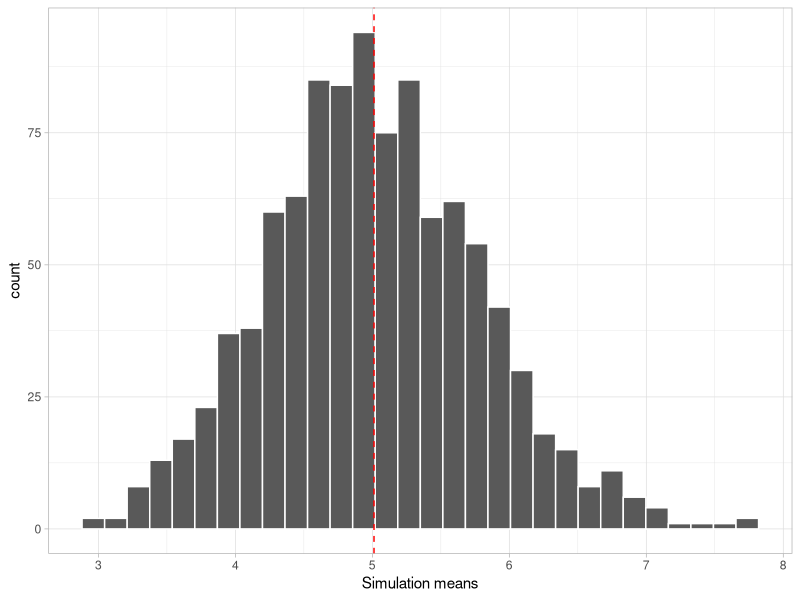
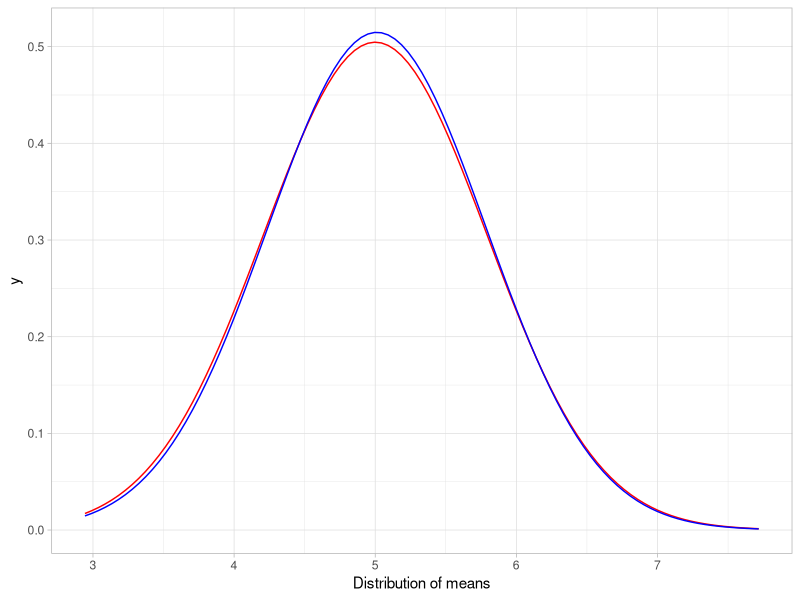

Here is the R script that generated these plots, in order:
## ---- chunk 1
library(ggplot2)
library(dplyr)

set.seed(123)

n = 40
  
lambda = 0.2

#Processing 1000 rexp
dist = replicate(1000, rexp(n, lambda))

#Preparing 1000 means 
distmeans = apply(dist, 2, mean)

distmeans = data.frame(distmeans)
## ---- chunk 2
summary(distmeans)
## ---- chunk 3
meanx = 1/lambda
varx = (1 / lambda)^2 / (n)
sdx = (1/lambda) * (1/sqrt(n))
## ---- chunk 4
pl  = ggplot(data = data.frame(distmeans), aes(distmeans)) + geom_histogram(col = "white") + 
  geom_vline(xintercept = mean(distmeans$distmeans), col = 'red', linetype = "dashed") +
  xlab('Simulation means') + 
  theme_light()
print(pl)
## ---- chunk 5
plotix= ggplot(data = data.frame(distmeans), aes(distmeans)) + 
  stat_function(fun = dnorm, args = list(mean=meanx, sd = sdx), color="red") +
  stat_function(fun = dnorm, args = list(mean=mean(distmeans$distmeans), sd = sd(distmeans$distmeans)),color="blue") + 
  xlab("Distribution of means") + 
  theme_light()
print(plotix)
